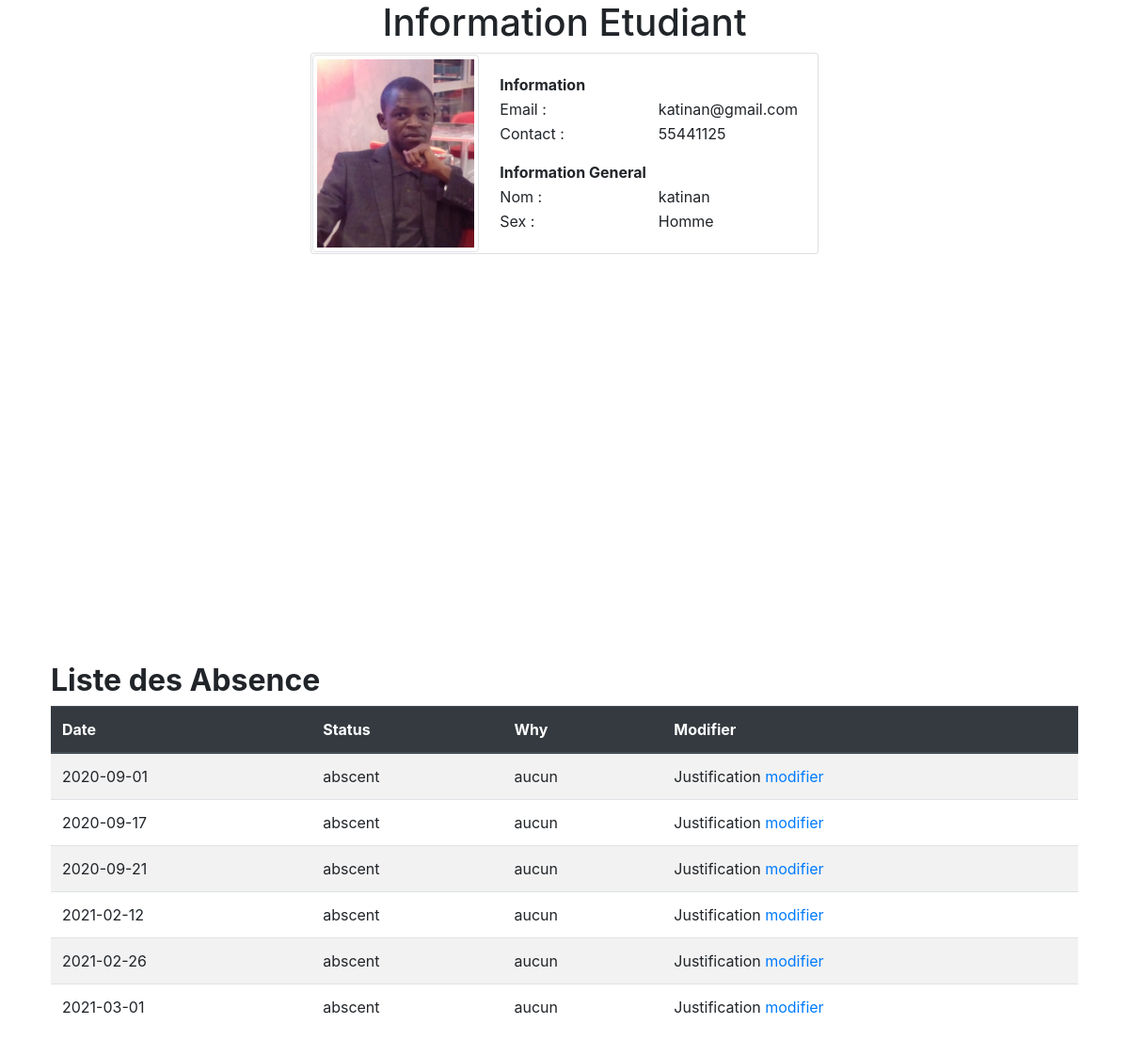
Screenshot of /teacher/view.php?id=1 with the database file from the repository.
### tables this page shows
CREATE TABLE `users` (
  `id` int(11) NOT NULL,
  `username` varchar(225) NOT NULL,
  `phone` varchar(20) NOT NULL,
  `email` varchar(225) NOT NULL,
  `password` varchar(225) NOT NULL,
  `sex` varchar(50) NOT NULL,
  `file_name` varchar(255) NOT NULL,
  `uploaded_on` datetime NOT NULL,
  `img` blob NOT NULL
);

CREATE TABLE `attendance` (
  `id` int(11) NOT NULL,
  `student_id` int(11) NOT NULL,
  `student_name` varchar(100) NOT NULL,
  `attendance_date` date NOT NULL DEFAULT current_timestamp(),
  `attendance_statut` varchar(20) NOT NULL,
  `time_ed` time NOT NULL DEFAULT current_timestamp(),
  `why` varchar(20) NOT NULL DEFAULT 'aucun',
  `course_status` int(11) NOT NULL DEFAULT 0
);

### teacher/view.php (the view, shortened to what this page needs)
<?php
$host = 'localhost';
$user = 'root';
$pass = '';
$db = 'laborator';
$conn = mysqli_connect($host, $user, $pass, $db);
?>
<!DOCTYPE html>
<html lang="fr">
<head>
    <link href="css/styles.css" rel="stylesheet" />
    <link href="https://cdn.datatables.net/1.10.20/css/dataTables.bootstrap4.min.css" rel="stylesheet" />
</head>
<body>
    <?php
    $user_id = $_GET["id"];
    $sql = mysqli_query($conn, "select id, username, phone, email, sex, file_name, uploaded_on from users where id='$user_id'");
    $row = mysqli_fetch_assoc($sql);
    $username = $row["username"];
    $phone = $row["phone"];
    $email = $row["email"];
    $sex = $row["sex"];
    $file_name = $row["file_name"];
    ?>
    <center>
        <h1>Information Etudiant</h1>
        <div class="card mb-3" style="max-width: 540px;">
            <div class="row no-gutters">
                <div class="col-md-4">
                    <table>
                        <tbody>
                            <tr>
                                <td><img src=../<?php echo htmlspecialchars($file_name) ?> class="img-thumbnail" style="width:200px;height:210px;"></td>
                            </tr>
                        </tbody>
                    </table>
                </div>
                <div class="col-md-8">
                    <div class="card-body">
                        <table>
                            <tbody>
                                <tr>
                                    <td><b> Information </b></td>
                                    <td></td>
                                </tr>
                                <tr>
                                    <td style="width:200px">Email : </td>
                                    <td><?php echo htmlspecialchars($email); ?></td>
                                </tr>
                                <tr>
                                    <td style="width:200px">Contact : </td>
                                    <td><?php echo htmlspecialchars($phone); ?></td>
                                </tr>
                                <tr>
                                    <td style="height:15px"></td>
                                    <td></td>
                                </tr>
                                <tr>
                                    <td> <b> Information General</b></td>
                                    <td></td>
                                </tr>
                                <tr>
                                    <td>Nom : </td>
                                    <td><?php echo htmlspecialchars($username); ?></td>
                                </tr>
                                <tr>
                                    <td>Sex : </td>
                                    <td><?php echo htmlspecialchars($sex); ?></td>
                                </tr>
                            </tbody>
                        </table>
                    </div>
                </div>
            </div>
        </div>
    </center>
    <br>
    <br>
    <div class="container">
        <table>
            <tbody>
                <tr>
                    <div id="chartContainer" style="height: 370px; width: 100%;"></div>
                </tr>
            </tbody>
        </table>
    </div>
    <?php
    $sql = "SELECT * FROM attendance WHERE student_id = $user_id AND attendance_statut = 'abscent' ";
    $result = mysqli_query($conn, $sql);
    ?>
    <div class="container">
        <div class="demo-content">
            <h2 class="title_with_link"><b>Liste des Absence</b></h2>
            <?php if (!empty($result)) { ?>
                <table class="table table-striped">
                    <thead class="thead-dark">
                        <tr>
                            <th scope="col"><span>Date</span></th>
                            <th scope="col"><span>Status</span></th>
                            <th scope="col"><span>Why</span></th>
                            <th scope="col"><span>Modifier</span></th>
                        </tr>
                    </thead>
                    <tbody>
                        <?php
                        while ($row = mysqli_fetch_array($result)) {
                        ?>
                            <tr>
                                <td scope="row"><?php echo $row["attendance_date"]; ?></td>
                                <td scope="row"><?php echo $row["attendance_statut"]; ?></td>
                                <td scope="row"><?php echo $row["why"]; ?></td>
                                <td>Justification <a href="view_why.php?id=<?php echo $row["id"]; ?>">modifier</a> </td>
                            </tr>
                        <?php
                        }
                        ?>
                </table>
            <?php } ?>
        </div>
    </div>
    <br>
    <br>
    <br>
    <br>
</body>
</html>

### rows the page displays
users: file_name (picture), email "katinan@gmail.com", phone "55441125", username "katinan", sex "Homme"
attendance: attendance_date "2020-09-01", attendance_statut "abscent", why "aucun"
attendance: attendance_date "2020-09-17", attendance_statut "abscent", why "aucun"
attendance: attendance_date "2020-09-21", attendance_statut "abscent", why "aucun"
attendance: attendance_date "2021-02-12", attendance_statut "abscent", why "aucun"
attendance: attendance_date "2021-02-26", attendance_statut "abscent", why "aucun"
attendance: attendance_date "2021-03-01", attendance_statut "abscent", why "aucun"
